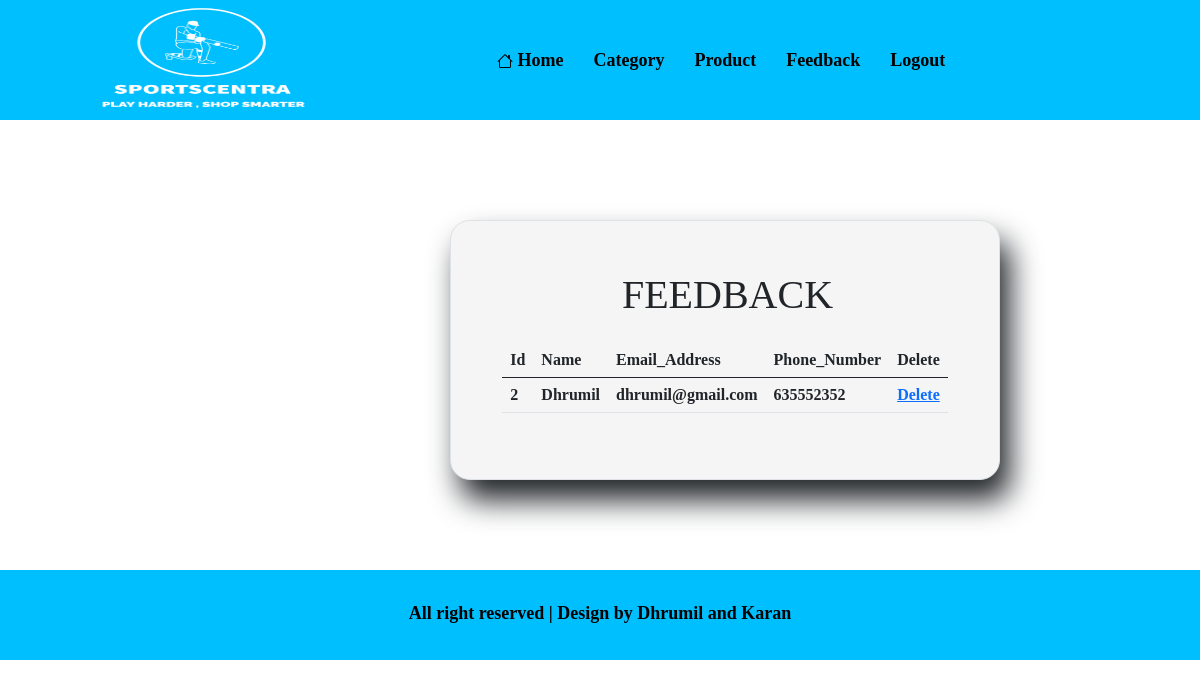
/Admin/Feedback.php, run on the app's committed database.
### tables this page shows
CREATE TABLE `feedback` (
  `Id` int(10) NOT NULL,
  `Name` varchar(20) NOT NULL,
  `Email_Address` varchar(20) NOT NULL,
  `Phone_Number` varchar(10) NOT NULL
);

### Admin/Feedback.php (the view, shortened to what this page needs)
<html>
    <head>
        <link href="https://cdn.jsdelivr.net/npm/bootstrap@5.0.2/dist/css/bootstrap.min.css" rel="stylesheet">
    <link href="../CSS/Category.css" rel="stylesheet">
    <link href="../CSS/Admin_Header.css" rel="stylesheet">
    <link href="../CSS/Admin_Footer.css" rel="stylesheet">
    </head>
    <body>
        <?php
            include('Header.php');
         ?>
       <center class="b border">
        <h1 class="h1">FEEDBACK</h1>
        <table class="table w-75 mt-4 t">
            <thead>
                <tr>
                    <th>Id</th>
                    <th>Name</th>
                    <th>Email_Address</th>
                    <th>Phone_Number</th>
                    <th>Delete</th>
                </tr>
            </thead>
            <tbody class = "mt-5">
            <?php
                $con = mysqli_connect("localhost","root","","user");
                $q1 = "select * from feedback";
                $result = mysqli_query($con,$q1);
                while($row = mysqli_fetch_array($result,MYSQLI_BOTH))
                {
                    echo "<tr>";
                    echo "<td>".$row[0]."</td>";
                    echo "<td>".$row[1]."</td>";
                    echo "<td>".$row[2]."</td>";
                    echo "<td>".$row[3]."</td>";
                    echo "<td><a href='Delete_Feedback.php?id=".$row[0]."'>Delete</a>";
                    echo "</tr>";
                }
            ?>
        </tbody>
        </table>
</center>
        <?php
            include('Footer.php');
        ?>
    </body>
    </html>

### CSS/Category.css (style rules this page uses)
.h1 { margin-left: 5px; font-family: 'Times New Roman'; font-weight: bold; }
.border { margin-top: 100px; margin-left: 510px; padding: 50px; border-radius: 20px; width: 500px; box-shadow: 10px 20px 30px; background-color: whitesmoke }
.t { font-family: 'Times New Roman'; font-weight: bold; }

### Admin/Feedback.php (style rules this page uses)
.border { margin-top: 100px; margin-left: 450px; padding: 50px; border-radius: 20px; width: 550px; box-shadow: 10px 20px 30px; background-color: whitesmoke }

### data on the page
feedback: Id "2", Name "Dhrumil", Email_Address "dhrumil@gmail.com", Phone_Number "635552352"
